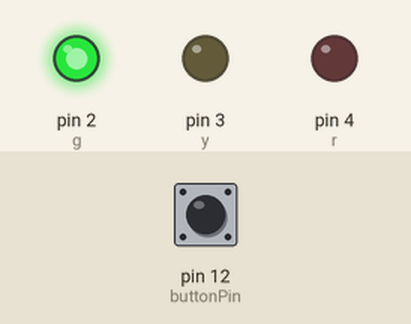
This sketch was run on a simulated Arduino Uno, built with avr-gcc and run on an emulated ATmega328P. On the bench: output pins drawn as LEDs (lit = HIGH). The inputs (shaded band) are chosen by the test bench; at power-on: pin 12 (buttonPin) LOW.

Above: at 1.2 s.
1.3 s: pin 12 (buttonPin) pulled HIGH for 0.15 s
At 2.3 s:
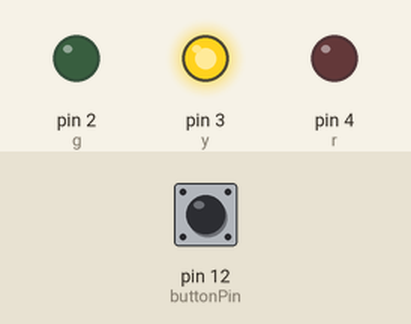
At 3.8 s:
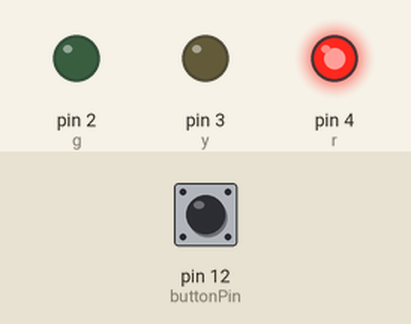
Timing chart, 0 to 14.8 s (numbered marks = the images above; inputs shaded):
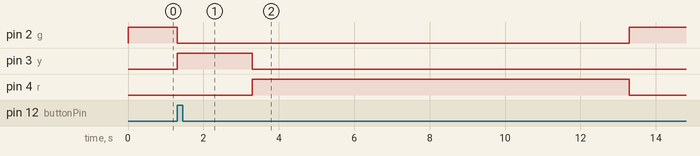

The sketch:

AA3.ino
```cpp
byte g = 2; //LED Verde
byte y = 3; //LED Amarelo
byte r = 4; //LED Vermelho

int buttonPin = 12;  // define o pino do botão
int estadoButton;  // Armazena o estado atual do botão

void setup() {
  pinMode(buttonPin, INPUT);  // Define o pino do botão como entrada

  // define os pinos como output
  pinMode(g, OUTPUT);
  pinMode(y, OUTPUT);
  pinMode(r, OUTPUT);
}

void loop() {
  // Lê o estado atual do botão
  estadoButton = digitalRead(buttonPin);

  // Acende apenas o led VERDE
  digitalWrite(g, HIGH);
  digitalWrite(y, LOW);
  digitalWrite(r, LOW);

  // Verifica se o botão foi apertado
  if (estadoButton == HIGH) {
    digitalWrite(g, LOW);
    digitalWrite(y, HIGH);
    digitalWrite(r, LOW);
    delay(2000);  // Delay de 2 segundos
    digitalWrite(g, LOW);
    digitalWrite(y, LOW);
    digitalWrite(r, HIGH);
    delay(10000);  // Delay de 10 segundos
  }
}
```

Measured:
- after the input at 1.3 s, pin 2 (g): HIGH → LOW at once, → HIGH 12.0 s later; pin 3 (y): LOW → HIGH at once, → LOW 2.0 s later; pin 4 (r): LOW → HIGH after 2.0 s, → LOW 10.0 s later
